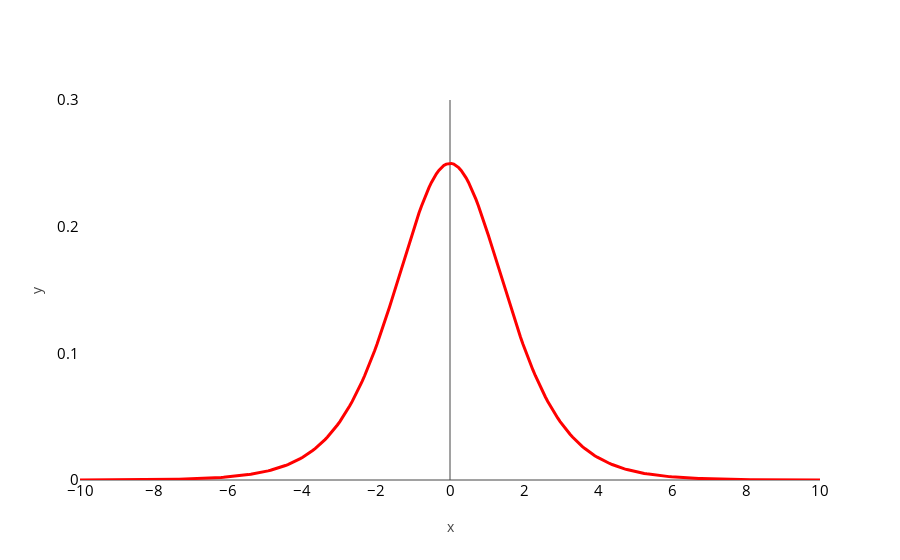

Here is the notebook cell this chart was saved with:
### Code cell
X_test = np.linspace(-10, 10, 300)

def model(x):
    return 1 / (1 + np.exp(-x))
loss = model(X_test)*(1 - model(X_test)).ravel()

p2 = go.Scatter(x=X_test, y=loss, 
                mode='lines',
                line=dict(color='red', width=3),
                name='Logistic Regression Model')

layout = go.Layout(xaxis=dict(title='x', range=[-10, 10],
                              zeroline=True, 
                             dtick=2,  
                              tickfont=dict(
                                size=15,
                                color='black'
                            ), 
                              showgrid=False),
                   yaxis=dict(title='y', range=[0, 0.3],
                              zeroline=True, 
                               dtick=0.1, 
                              tickfont=dict(
                                size=15,
                                color='black'
                            ),  
                              showgrid=False,)
                   )

fig = go.Figure(data=[p2], layout=layout)
iplot(fig)

### Figure 1 — Plotly figure (JSON) as saved in the notebook; plotly's stock layout.template omitted (floating-point values rounded to 4 significant figures; data arrays with more than 128 entries replaced by an {"elided": "..."} marker saying what was removed)
{"data": [{"line": {"color": "red", "width": 3}, "mode": "lines", "name": "Logistic Regression Model", "type": "scatter", "x": {"elided": "300 float values"}, "y": {"elided": "300 float values"}}], "layout": {"xaxis": {"dtick": 2, "range": [-10, 10], "showgrid": false, "tickfont": {"color": "black", "size": 15}, "title": "x", "zeroline": true}, "yaxis": {"dtick": 0.1, "range": [0, 0.3], "showgrid": false, "tickfont": {"color": "black", "size": 15}, "title": "y", "zeroline": true}}}
